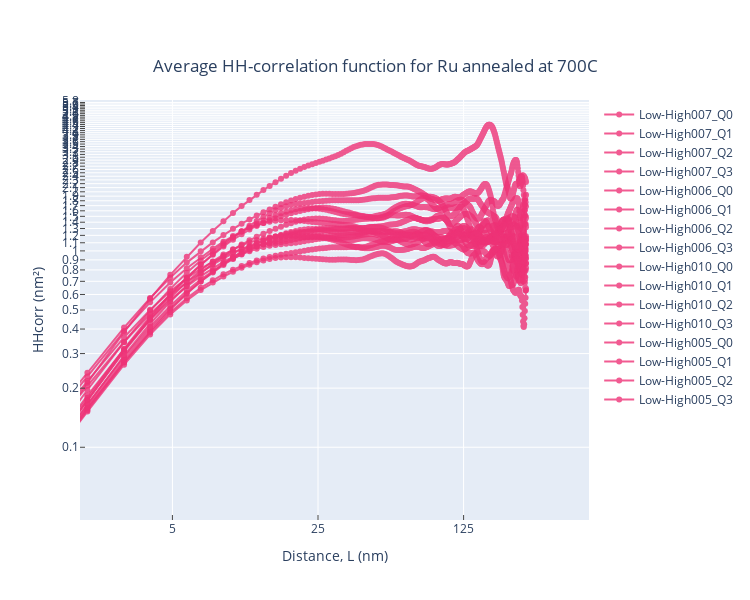

This figure's notebook cell:
### Code cell
fig.show()

### Figure 1 — Plotly figure (JSON) as saved in the notebook; plotly's stock layout.template omitted (floating-point values rounded to 4 significant figures; data arrays with more than 128 entries replaced by an {"elided": "..."} marker saying what was removed)
{"data": [{"line": {"color": "#EE3377"}, "mode": "lines+markers", "name": "Low-High007_Q0", "opacity": 0.8, "type": "scatter", "x": {"elided": "500 float values"}, "y": {"elided": "500 float values"}}, {"line": {"color": "#EE3377"}, "mode": "lines+markers", "name": "Low-High007_Q1", "opacity": 0.8, "type": "scatter", "x": {"elided": "500 float values"}, "y": {"elided": "500 float values"}}, {"line": {"color": "#EE3377"}, "mode": "lines+markers", "name": "Low-High007_Q2", "opacity": 0.8, "type": "scatter", "x": {"elided": "500 float values"}, "y": {"elided": "500 float values"}}, {"line": {"color": "#EE3377"}, "mode": "lines+markers", "name": "Low-High007_Q3", "opacity": 0.8, "type": "scatter", "x": {"elided": "500 float values"}, "y": {"elided": "500 float values"}}, {"line": {"color": "#EE3377"}, "mode": "lines+markers", "name": "Low-High006_Q0", "opacity": 0.8, "type": "scatter", "x": {"elided": "500 float values"}, "y": {"elided": "500 float values"}}, {"line": {"color": "#EE3377"}, "mode": "lines+markers", "name": "Low-High006_Q1", "opacity": 0.8, "type": "scatter", "x": {"elided": "500 float values"}, "y": {"elided": "500 float values"}}, {"line": {"color": "#EE3377"}, "mode": "lines+markers", "name": "Low-High006_Q2", "opacity": 0.8, "type": "scatter", "x": {"elided": "500 float values"}, "y": {"elided": "500 float values"}}, {"line": {"color": "#EE3377"}, "mode": "lines+markers", "name": "Low-High006_Q3", "opacity": 0.8, "type": "scatter", "x": {"elided": "500 float values"}, "y": {"elided": "500 float values"}}, {"line": {"color": "#EE3377"}, "mode": "lines+markers", "name": "Low-High010_Q0", "opacity": 0.8, "type": "scatter", "x": {"elided": "500 float values"}, "y": {"elided": "500 float values"}}, {"line": {"color": "#EE3377"}, "mode": "lines+markers", "name": "Low-High010_Q1", "opacity": 0.8, "type": "scatter", "x": {"elided": "500 float values"}, "y": {"elided": "500 float values"}}, {"line": {"color": "#EE3377"}, "mode": "lines+markers", "name": "Low-High010_Q2", "opacity": 0.8, "type": "scatter", "x": {"elided": "500 float values"}, "y": {"elided": "500 float values"}}, {"line": {"color": "#EE3377"}, "mode": "lines+markers", "name": "Low-High010_Q3", "opacity": 0.8, "type": "scatter", "x": {"elided": "500 float values"}, "y": {"elided": "500 float values"}}, {"line": {"color": "#EE3377"}, "mode": "lines+markers", "name": "Low-High005_Q0", "opacity": 0.8, "type": "scatter", "x": {"elided": "500 float values"}, "y": {"elided": "500 float values"}}, {"line": {"color": "#EE3377"}, "mode": "lines+markers", "name": "Low-High005_Q1", "opacity": 0.8, "type": "scatter", "x": {"elided": "500 float values"}, "y": {"elided": "500 float values"}}, {"line": {"color": "#EE3377"}, "mode": "lines+markers", "name": "Low-High005_Q2", "opacity": 0.8, "type": "scatter", "x": {"elided": "500 float values"}, "y": {"elided": "500 float values"}}, {"line": {"color": "#EE3377"}, "mode": "lines+markers", "name": "Low-High005_Q3", "opacity": 0.8, "type": "scatter", "x": {"elided": "500 float values"}, "y": {"elided": "500 float values"}}], "layout": {"height": 600, "title": {"text": "Average HH-correlation function for Ru annealed at 700C", "x": 0.5, "xanchor": "center", "y": 0.9, "yanchor": "top"}, "width": 750, "xaxis": {"dtick": 0.699, "range": [0.2553, 2.699], "tick0": 0, "tickmode": "linear", "ticks": "inside", "title": {"text": "Distance, L (nm)"}, "type": "log"}, "yaxis": {"dtick": "L0.1", "tick0": 0, "tickmode": "linear", "ticks": "inside", "title": {"text": "HHcorr (nm²)"}, "type": "log"}}}
